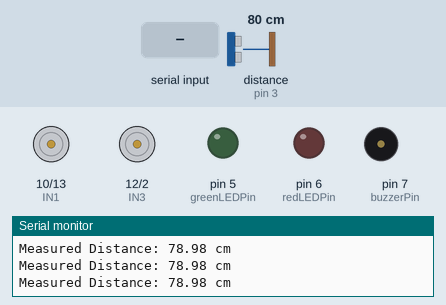
Recording of a sketch running on a simulated Arduino Uno, built with avr-gcc and run on an emulated ATmega328P. On the bench: motor-driver pin pairs drawn as motors (green arrow = first pin HIGH = forward, orange = second pin HIGH = backward, longer = more drive), output pins drawn as LEDs (lit = HIGH), buzzer (waves = sounding), the last lines printed to the serial monitor. Wiring (inferred from the names in the program): ultrasonic range finder: trigger pin 11; echo pin 3. Dashed ring = blinking. The inputs (shaded band) are chosen by the test bench; at power-on: distance to the obstacle (sensor on pin 3) 80 cm. The echo pulse lasts 58.3 µs per cm; pins used as bus, display or sensor lines are not drawn.

Above: at 1.2 s.
1.3 s: distance to the obstacle (sensor on pin 3) set to 55 cm
4.3 s: distance to the obstacle (sensor on pin 3) set to 46 cm
At 5.5 s:
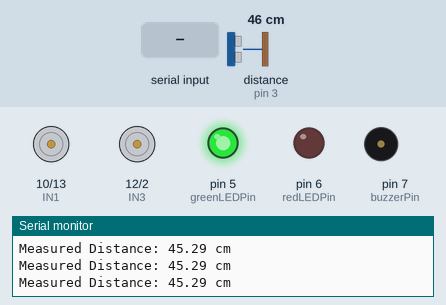
5.8 s: "F" received over the second serial link
At 7.0 s:
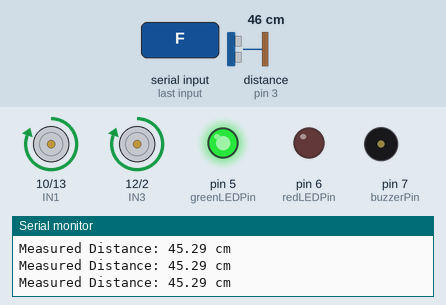
7.3 s: distance to the obstacle (sensor on pin 3) set to 14 cm
10.3 s: distance to the obstacle (sensor on pin 3) set to 11 cm
At 10.7 s:
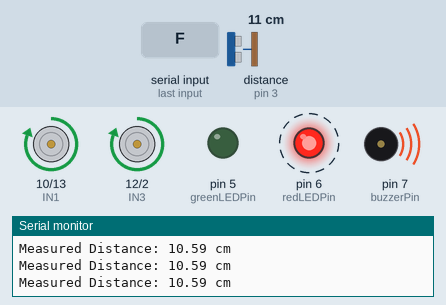
13.3 s: "B" received over the second serial link
At 13.8 s:
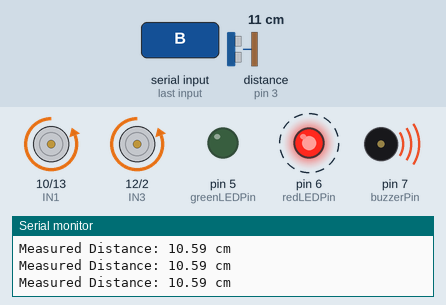
Timing chart, 0 to 17.3 s (numbered marks = the images above; inputs shaded):
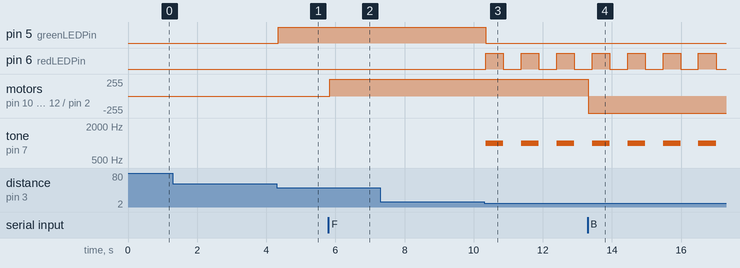

Measured:
- the behaviour switches between 51 and 50 cm on distance to the obstacle (sensor on pin 3) (found by bisection; images 0 and 1)
- the behaviour switches between 13 and 12 cm on distance to the obstacle (sensor on pin 3) (found by bisection; images 2 and 3)
- after the input at 4.3 s, pin 5 (greenLEDPin): LOW → HIGH at once
- after the input at 5.8 s, motor on pin 10 (IN1) / pin 13 (IN2), motor on pin 12 (IN3) / pin 2 (IN4): stopped → forward 255/255 at once
- after the input at 10.3 s, pin 5 (greenLEDPin): HIGH → LOW after 0.05 s; pin 6 (redLEDPin): alternates HIGH for 0.51 s and LOW for 0.51 s, starting after 0.05 s; tone on pin 7 (buzzerPin): alternates 1000 Hz for 0.51 s and silent for 0.51 s, starting after 0.05 s
- after the input at 13.3 s, motor on pin 10 (IN1) / pin 13 (IN2), motor on pin 12 (IN3) / pin 2 (IN4): forward 255/255 → backward 255/255 at once

The sketch:

carparking.ino
```cpp
#include <SoftwareSerial.h>

// Motor driver pins
#define IN1 10
#define IN2 13
#define IN3 12
#define IN4 2

// Ultrasonic sensor pins
const int trigPin = 11;
const int echoPin = 3;

// LED and buzzer pins
const int greenLEDPin = 5;
const int redLEDPin = 6;
const int buzzerPin = 7;

// Bluetooth module pins
SoftwareSerial Bluetooth(4, 9); // RX, TX

char command;
unsigned long previousMillis = 0;    // Timer for non-blocking delays
const long buzzerInterval = 500;    // 500 ms interval for buzzer

bool buzzerState = false;

void setup() {
    Serial.begin(9600);           // Debugging
    Bluetooth.begin(9600);        // Bluetooth module baud rate

    pinMode(IN1, OUTPUT);
    pinMode(IN2, OUTPUT);
    pinMode(IN3, OUTPUT);
    pinMode(IN4, OUTPUT);

    pinMode(trigPin, OUTPUT);
    pinMode(echoPin, INPUT);
    pinMode(greenLEDPin, OUTPUT);
    pinMode(redLEDPin, OUTPUT);
    pinMode(buzzerPin, OUTPUT);

    stopMotors();
    Serial.println("System ready. Waiting for Bluetooth commands...");
}

float measureDistance() {
    digitalWrite(trigPin, LOW);
    delayMicroseconds(2);
    digitalWrite(trigPin, HIGH);
    delayMicroseconds(10);
    digitalWrite(trigPin, LOW);
    long duration = pulseIn(echoPin, HIGH);
    return duration * 0.034 / 2; // Convert to cm
}

void goForward() {
    digitalWrite(IN1, HIGH);
    digitalWrite(IN2, LOW);
    digitalWrite(IN3, HIGH);
    digitalWrite(IN4, LOW);
    Serial.println("Moving forward...");
}

void goBackward() {
    digitalWrite(IN1, LOW);
    digitalWrite(IN2, HIGH);
    digitalWrite(IN3, LOW);
    digitalWrite(IN4, HIGH);
    Serial.println("Moving backward...");
}

void turnLeft() {
    digitalWrite(IN1, LOW);
    digitalWrite(IN2, HIGH);
    digitalWrite(IN3, HIGH);
    digitalWrite(IN4, LOW);
    Serial.println("Turning left...");
}

void turnRight() {
    digitalWrite(IN1, HIGH);
    digitalWrite(IN2, LOW);
    digitalWrite(IN3, LOW);
    digitalWrite(IN4, HIGH);
    Serial.println("Turning right...");
}

void stopMotors() {
    digitalWrite(IN1, LOW);
    digitalWrite(IN2, LOW);
    digitalWrite(IN3, LOW);
    digitalWrite(IN4, LOW);
    Serial.println("Motors stopped.");
}
void parkingSensor() {
    float distance = measureDistance();  // Get the current distance
    Serial.print("Measured Distance: ");
    Serial.print(distance);
    Serial.println(" cm"); // Print the distance in centimeters

    unsigned long currentMillis = millis();

    if (distance > 12 && distance <= 50) {
        // If object is within 10-50 cm
        digitalWrite(greenLEDPin, HIGH);  // Turn on Green LED
        digitalWrite(redLEDPin, LOW);     // Turn off Red LED
        noTone(buzzerPin);                // Ensure buzzer is off
        buzzerState = false;              // Reset buzzer state
    } else if (distance > 7 && distance <= 12) {
        // If object is closer than 5-10 cm
        digitalWrite(greenLEDPin, LOW);   // Turn off Green LED

        if (currentMillis - previousMillis >= buzzerInterval) {
            previousMillis = currentMillis;
            buzzerState = !buzzerState;   // Toggle buzzer state

            // Toggle Red LED and buzzer together
            digitalWrite(redLEDPin, buzzerState ? HIGH : LOW);

            if (buzzerState) {
                tone(buzzerPin, 1000);    // Sound Buzzer at 1kHz
            } else {
                noTone(buzzerPin);        // Turn off Buzzer
            }
        }
    } else if (distance > 4 && distance <=7) {
        // If object is closer than 2-5 cm
        digitalWrite(greenLEDPin, LOW);   // Turn off Green LED

        if (currentMillis - previousMillis >= buzzerInterval / 2) {
            // Sound and blink twice as frequently
            previousMillis = currentMillis;
            buzzerState = !buzzerState;   // Toggle buzzer state

            // Toggle Red LED and buzzer together
            digitalWrite(redLEDPin, buzzerState ? HIGH : LOW);

            if (buzzerState) {
                tone(buzzerPin, 2000);    // Sound Buzzer at 2kHz
            } else {
                noTone(buzzerPin);        // Turn off Buzzer
            }
        }
    } else if (distance <= 4) {
        // If object is closer than 2 cm
        digitalWrite(greenLEDPin, LOW);  // Turn off Green LED
        digitalWrite(redLEDPin, HIGH);   // Keep Red LED ON
        tone(buzzerPin, 3000);           // Continuous Buzzer at 3kHz
    } else {
        // If object is out of range (> 50 cm)
        digitalWrite(greenLEDPin, LOW);  // Turn off Green LED
        digitalWrite(redLEDPin, LOW);    // Turn off Red LED
        noTone(buzzerPin);               // Ensure buzzer is off
        buzzerState = false;             // Reset buzzer state
    }
}


void loop() {
    // Handle Bluetooth commands first
    if (Bluetooth.available()) {
        command = Bluetooth.read();
        Serial.print("Command: ");
        Serial.println(command);

        switch (command) {
            case 'F': case 'f': goForward(); break;  // Forward
            case 'B': case 'b': goBackward(); break; // Backward
            case 'L': case 'l': turnLeft(); break;   // Turn left
            case 'R': case 'r': turnRight(); break;  // Turn right
            case 'S': case 's': stopMotors(); break; // Stop
            default:
                Serial.println("Invalid command.");
                break;
        }
    }

    // Run parking sensor logic
    parkingSensor();
}
```
